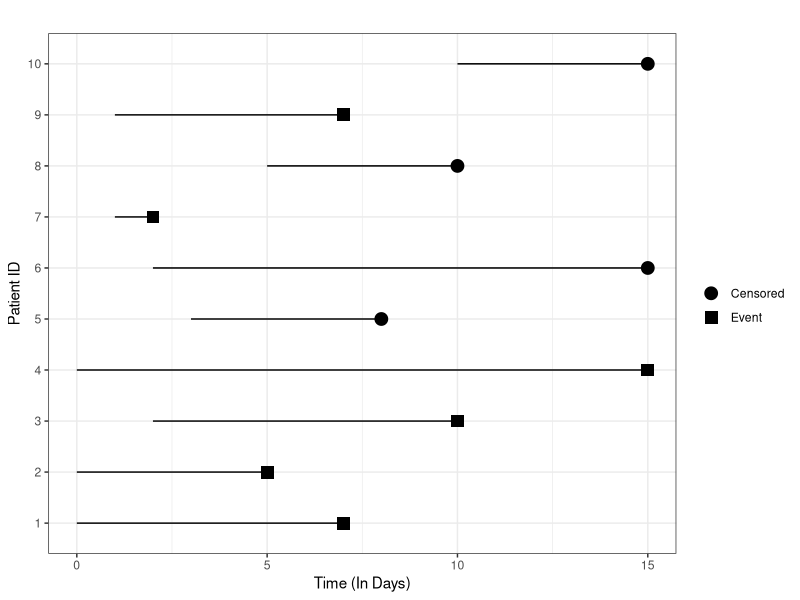
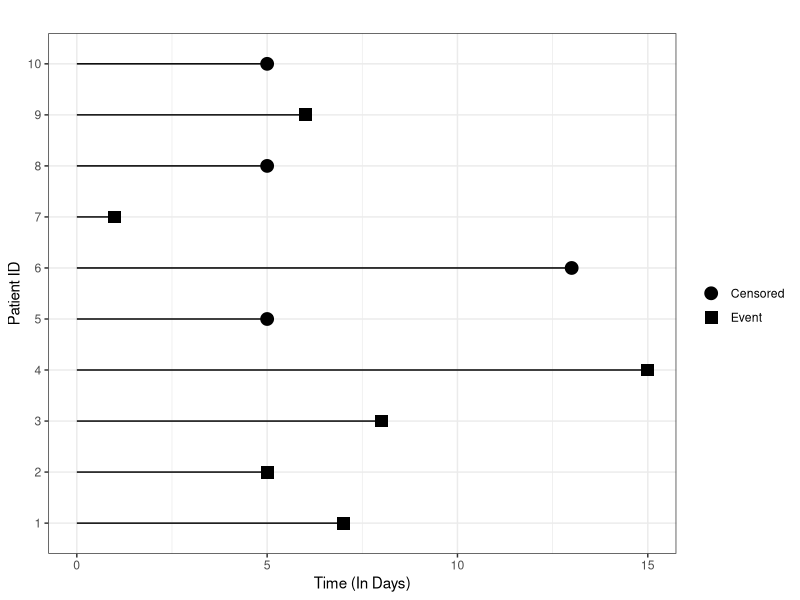
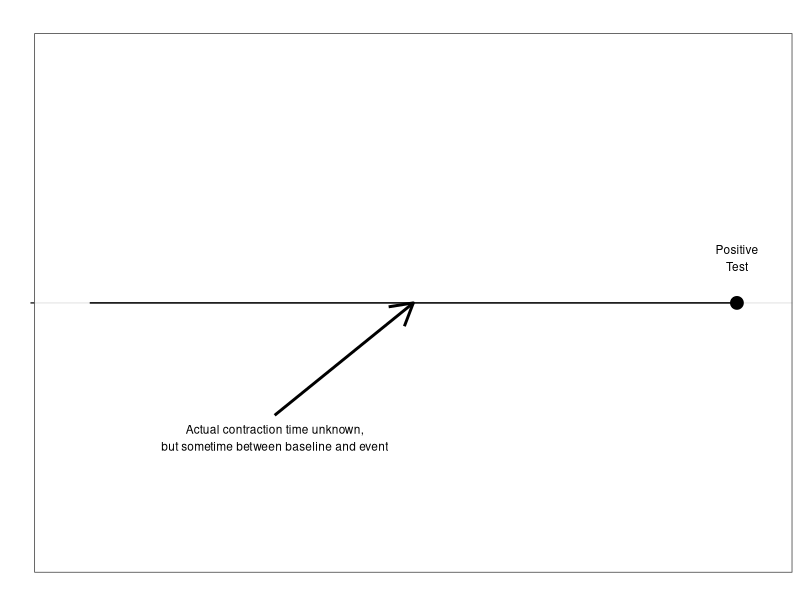
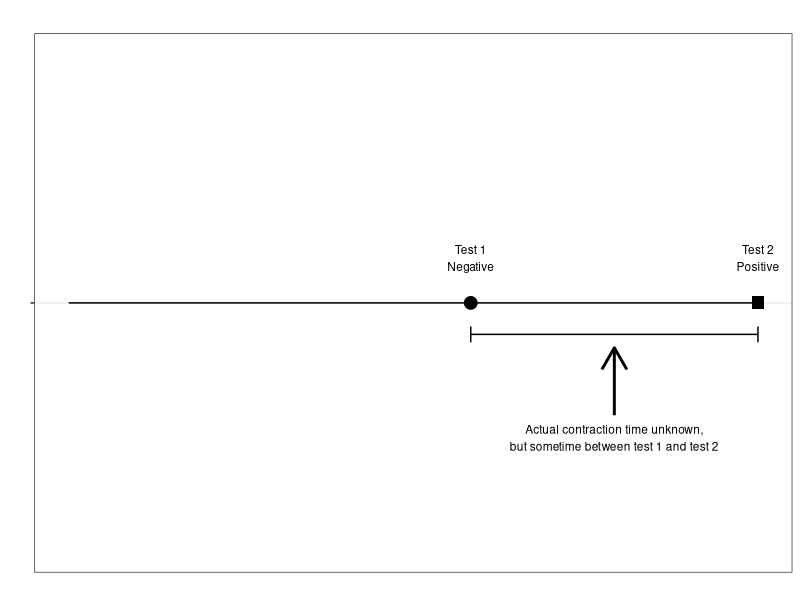

The R script that drew these images, in order:
## ---- chunk 1
library(survival)
library(ggplot2)

dat <- structure(list(ID = 1:10, 
                      eventA = c(0L, 1L, 1L, 0L, 1L, 1L, 0L, 1L, 1L, 1L), 
                      eventB = c(1L, 0L, 0L, 1L, 0L, 0L, 1L, 0L,0L, 0L), 
                      t1 = c(0, 0, 2, 0, 3, 2, 1, 5, 1, 10), 
                      t2 = c(7, 5, 10, 15, 8, 15, 2, 10, 7, 15), 
                      censored = c("Event", "Event", "Event", "Event", "Censored", "Censored", "Event", "Censored", "Event",
                                   "Censored")), 
                 .Names = c("ID", "eventA", "eventB", "t1", "t2", "censored"), 
                 class = "data.frame", 
                 row.names = c(NA, -10L))

# Create event variable
dat$event <- with(dat, ifelse(eventA, "A", "B"))

# Create id.ordered, which is a factor that is ordered by t2
# This will allow the plot to be ordered by increasing t2, if desired
dat$id.ordered <- ordered(x = dat$ID, levels = order(dat$ID, decreasing = F))
dat$censored = as.factor(dat$censored)

ggplot(dat, aes(x = id.ordered)) + 
    # Plot solid line representing non-interval censored time from 0 to t1
    geom_linerange(aes(ymin = t1, ymax = t2)) +  
    # Plot points representing event
    # The ifelse() function moves censored marker to middle of interval
    geom_point(aes(y = t2, shape = censored), 
        size = 4) +
    # Flip coordinates
    coord_flip() + 
    # Add custom name to linetype scale, 
    # otherwise it will default to "as.factor(censored))"
    scale_linetype_manual(name = "Censoring", values = c(1, 2), 
        labels = c("Not censored", "Interval censored")) +
    # Add custom shape scale.  Change the values to get different shapes.
    scale_shape_manual(name = "", values = c(19, 15)) +
    # Add main title and axis labels
    ggtitle("") + 
    xlab("Patient ID") +  
    ylab("Time (In Days)") + 
    # I think the bw theme looks better for this graph, 
    # but leave it out if you prefer the default theme
    theme_bw()

## ---- chunk 2
ggplot(dat, aes(x = id.ordered)) + 
    # Plot solid line representing non-interval censored time from 0 to t1
    geom_linerange(aes(ymin = 0, ymax = t2-t1)) +  
    # Plot points representing event
    # The ifelse() function moves censored marker to middle of interval
    geom_point(aes(y = t2-t1, shape = censored), 
        size = 4) +
    # Flip coordinates
    coord_flip() + 
    # Add custom name to linetype scale, 
    # otherwise it will default to "as.factor(censored))"
    scale_linetype_manual(name = "Censoring", values = c(1, 2), 
        labels = c("Not censored", "Interval censored")) +
    # Add custom shape scale.  Change the values to get different shapes.
    scale_shape_manual(name = "", values = c(19, 15)) +
    # Add main title and axis labels
    ggtitle("") + 
    xlab("Patient ID") +  
    ylab("Time (In Days)") + 
    # I think the bw theme looks better for this graph, 
    # but leave it out if you prefer the default theme
    theme_bw()

## ---- chunk 3
leftCensor = dat[1,]
leftCensor$id.ordered = ""
leftCensor$when = 3.5
leftCensor$text = "Actual contraction time unknown,\nbut sometime between baseline and event"
leftCensor$censored = "Positive\nTest"
ggplot(leftCensor, aes(x = id.ordered)) + 
    # Plot solid line representing non-interval censored time from 0 to t1
    geom_linerange(aes(ymin = 0, ymax = t2-t1)) +  
    # Plot points representing event
    # The ifelse() function moves censored marker to middle of interval
    geom_point(aes(y = t2-t1, shape = censored), 
        size = 4, show.legend = FALSE) +
    annotate("segment", x = .75, xend = 1, y = 2, yend = 3.5,
           colour = "black", size = 1, arrow = arrow()) +
    geom_text(aes(y=2, x = 0.7, label=text),
              size = 3) +
      geom_text(aes(y=t2, x = 1.1, label=censored),
              size = 3) +
    # Flip coordinates
    coord_flip() + 
    # Add custom name to linetype scale, 
    # otherwise it will default to "as.factor(censored))"
    scale_linetype_manual(name = "Censoring", values = c(1, 2), 
        labels = c("Not censored", "Interval censored")) +
  scale_y_discrete("", c(0:7), c(0:7)) +
    # Add custom shape scale.  Change the values to get different shapes.
    scale_shape_manual(name = "", values = c(19, 15)) +
    # Add main title and axis labels
    ggtitle("") + 
    xlab("") +  
    ylab("Time (In Days)") + 
    # I think the bw theme looks better for this graph, 
    # but leave it out if you prefer the default theme
    theme_bw()

## ---- chunk 4
intervalCensor = dat[1,]
intervalCensor$id.ordered = ""
intervalCensor$text = ""
intervalCensor$censored = "Test 1\nNegative"
intervalCensor$positive = "Test 2\nPositive"
intervalCensor$t3 = 12
intervalCensor$text = "Actual contraction time unknown,\nbut sometime between test 1 and test 2"


ggplot(intervalCensor, aes(x = id.ordered)) + 
    # Plot solid line representing non-interval censored time from 0 to t1
    geom_linerange(aes(ymin = 0, ymax = t3)) +  
    # Plot points representing event
    # The ifelse() function moves censored marker to middle of interval
    geom_point(aes(y = t2, shape = censored), 
        size = 4, show.legend = FALSE) +
      geom_point(aes(y = t3, shape = positive), 
        size = 4, show.legend = FALSE) +
    annotate("segment", x = 0.93, xend = 0.93, y = 7, yend = 12,
           arrow = arrow(ends = "both", angle = 90, length = unit(.2,"cm"))) +
  annotate("segment", x = 0.75, xend = 0.9, y = 9.5, yend = 9.5,
           colour = "black", size = 1, arrow = arrow()) +
    geom_text(aes(y=9.5, x = 0.7, label=text),
              size = 3) +
  geom_text(aes(y=t2, x = 1.1, label=censored),
              size = 3) +
  geom_text(aes(y=t3, x = 1.1, label=positive),
              size = 3) +
   scale_y_discrete("", c(0:12), c(0:12)) +
    # Flip coordinates
    coord_flip() + 
    # Add custom name to linetype scale, 
    # otherwise it will default to "as.factor(censored))"
   
    # Add custom shape scale.  Change the values to get different shapes.
    scale_shape_manual(name = "", values = c(19, 15)) +
    # Add main title and axis labels
    ggtitle("") + 
    xlab("") +  
    ylab("Time (In Days)") + 
    # I think the bw theme looks better for this graph, 
    # but leave it out if you prefer the default theme
    theme_bw()

